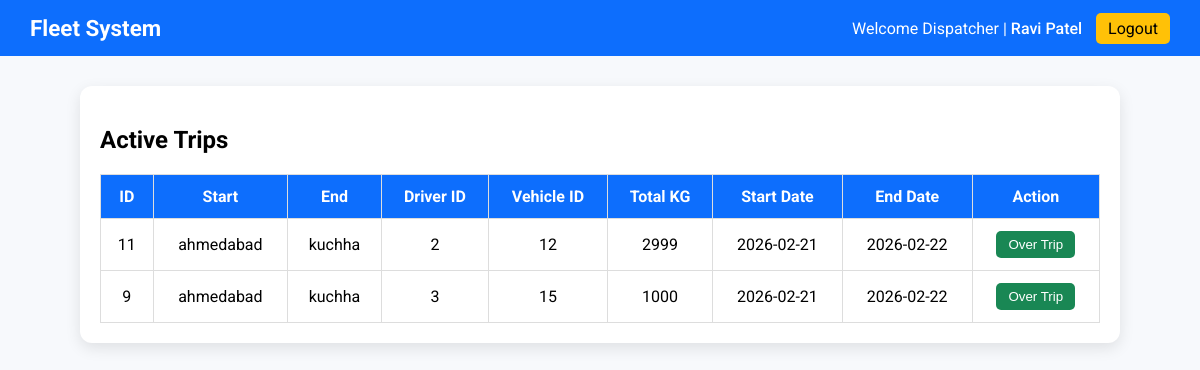
Screenshot of /competel_trip.php (signed in) with the database file from the repository.
### tables this page shows
CREATE TABLE `trips` (
  `trip_id` int(11) NOT NULL,
  `start_point` varchar(100) NOT NULL,
  `end_point` varchar(100) NOT NULL,
  `driver_id` int(11) NOT NULL,
  `vehicle_id` int(11) NOT NULL,
  `total_items` varchar(255) NOT NULL,
  `total_kg` int(11) NOT NULL,
  `send_date` date NOT NULL,
  `end_date` date NOT NULL,
  `total_km` int(11) NOT NULL,
  `status` enum('active','completed','future') NOT NULL DEFAULT 'future',
  `fuel_expense` int(11) NOT NULL DEFAULT 0,
  `other_cost` int(11) NOT NULL DEFAULT 0,
  `description_other_cost` text DEFAULT NULL,
  `total_expense` int(11) NOT NULL DEFAULT 0,
  `total_distance` int(11) DEFAULT 0
);

### competel_trip.php (the view, shortened to what this page needs)
<?php
include("db/db.php");
$trips_result = mysqli_query($conn, "SELECT * FROM trips WHERE status='future' ORDER BY trip_id DESC");
?>
<!DOCTYPE html>
<html lang="en">
<head>
</head>
<body>
<header class="top-header">
<div class="logo">Fleet System</div>
<div class="user-info">
Welcome Dispatcher | <span><?php echo $_SESSION['name']; ?></span>
<a href="logout.php" class="logout-btn">Logout</a>
</div>
</header>
<div class="table-container">
<h2>Active Trips</h2>
<table>
<thead>
<tr>
<th>ID</th>
<th>Start</th>
<th>End</th>
<th>Driver ID</th>
<th>Vehicle ID</th>
<th>Total KG</th>
<th>Start Date</th>
<th>End Date</th>
<th>Action</th>
</tr>
</thead>
<tbody>
<?php while($trip = mysqli_fetch_assoc($trips_result)): ?>
<tr>
<td><?php echo $trip['trip_id']; ?></td>
<td><?php echo $trip['start_point']; ?></td>
<td><?php echo $trip['end_point']; ?></td>
<td><?php echo $trip['driver_id']; ?></td>
<td><?php echo $trip['vehicle_id']; ?></td>
<td><?php echo $trip['total_kg']; ?></td>
<td><?php echo $trip['send_date']; ?></td>
<td><?php echo $trip['end_date']; ?></td>
<td><button class="btn over" onclick="openPopup(<?php echo $trip['trip_id']; ?>)">Over Trip</button></td>
</tr>
<?php endwhile; ?>
</tbody>
</table>
</div>
</body>
</html>

### competel_trip.php (style rules this page uses)
body { font-family:'Roboto',sans-serif;background:#f7f9fc;margin:0;padding:0; }
.top-header { background:#0d6efd;color:#fff;padding:15px 30px;display:flex;justify-content:space-between;align-items:center; }
.top-header .logo { font-weight:700;font-size:1.4em; }
.top-header .user-info span { font-weight:500; }
.logout-btn { background:#ffc107;color:#000;padding:6px 12px;text-decoration:none;border-radius:5px;margin-left:10px; }
.table-container { max-width:1000px;margin:30px auto;background:#fff;padding:20px;border-radius:12px;box-shadow:0 5px 15px rgba(0,0,0,0.1); }
table { width:100%;border-collapse:collapse; }
th,td { padding:12px;border:1px solid #ddd;text-align:center; }
th { background:#0d6efd;color:#fff; }
.btn { padding:6px 12px;border:none;border-radius:5px;cursor:pointer; }
.btn.over { background:#198754;color:#fff; }

### rows the page displays
trips: trip_id "11", start_point "ahmedabad", end_point "kuchha", driver "2", vehicle "12", total_kg "2999", send_date "2026-02-21", end_date "2026-02-22"
trips: trip_id "9", start_point "ahmedabad", end_point "kuchha", driver "3", vehicle "15", total_kg "1000", send_date "2026-02-21", end_date "2026-02-22"

### other values shown
$_SESSION['name'] "Ravi Patel"
